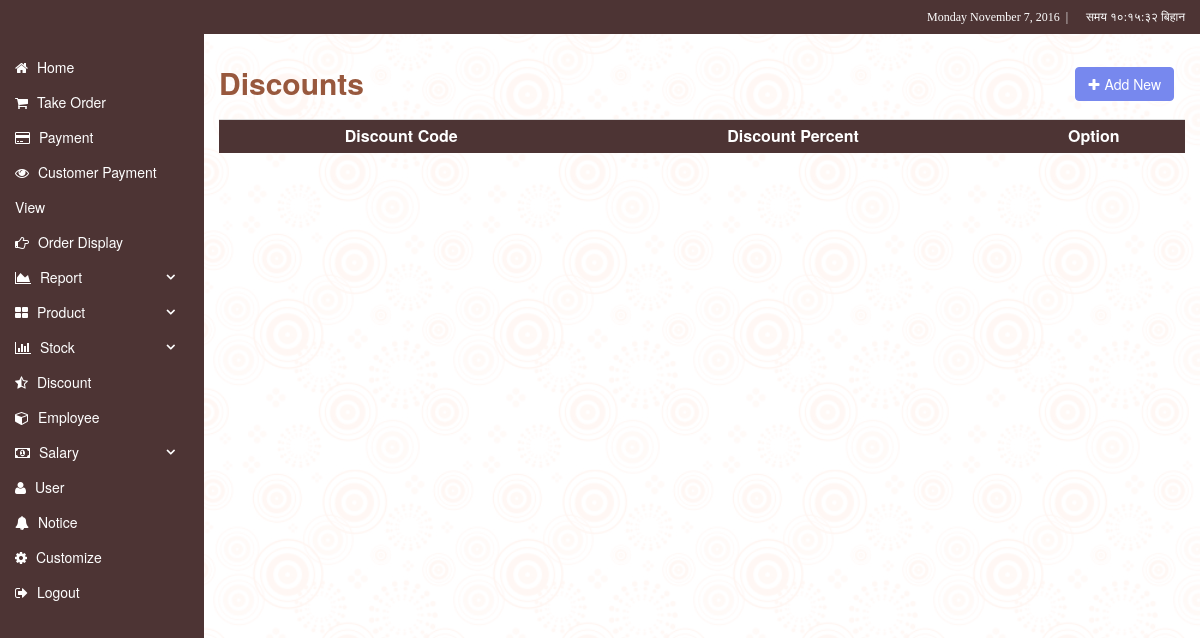
Page /discount-display.php (signed in) on the earlier database version.
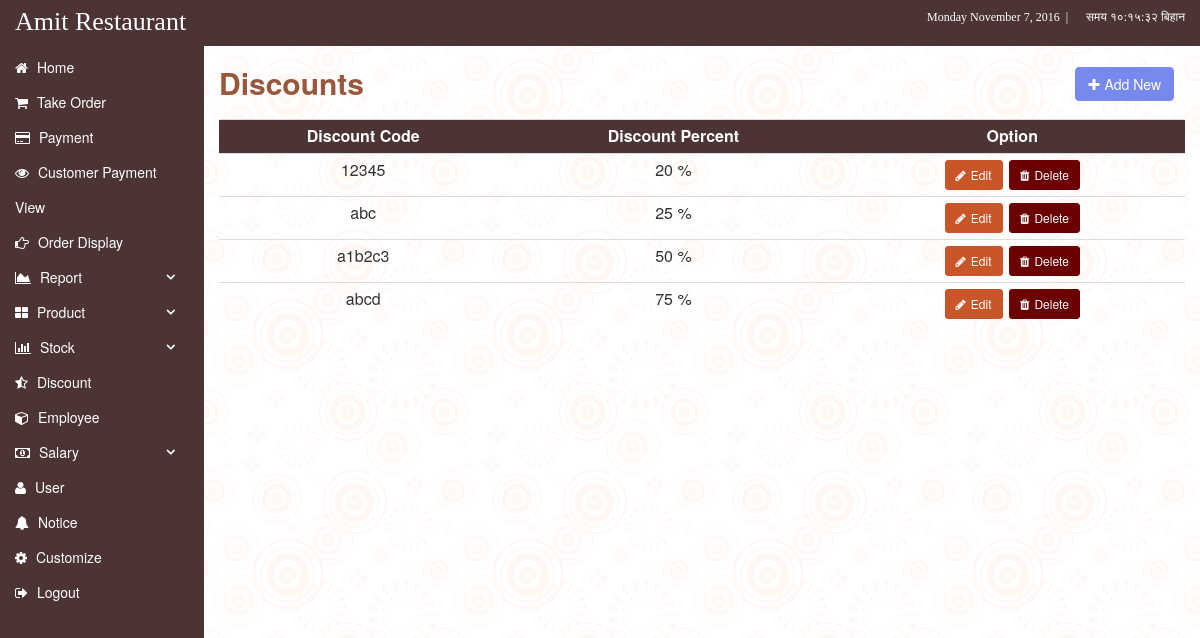
Same page on the later database version.
### tables this page shows
CREATE TABLE `details` (
  `id` int(9) NOT NULL,
  `name` varchar(50) NOT NULL,
  `image` varchar(50) NOT NULL
);

CREATE TABLE `discount` (
  `id` int(9) NOT NULL,
  `discount_code` varchar(30) NOT NULL,
  `discount_percent` int(3) NOT NULL
);

### discount-display.php (the view, shortened to what this page needs)
<?php include ('inc/header.php'); ?>
<?php if( !user_staff() && !user_cook() ){ ?>
<h2 class="page-title">Discounts
<?php if(!user_manager()){ ?>
<a href="discount" class="btn btn-info pull-right"><i class="fa fa-plus"></i>Add New</a>
<?php } ?>
</h2>
	<table class="table table-condensed table-hover">
		<tr class="t-head">
			<th>Discount Code</th>
			<th>Discount Percent</th>
			<?php if(!user_manager()){ ?>
			<th>Option</th>
			<?php } ?>
		</tr>
				<?php
					$id_qry = "SELECT * FROM discount";
					 $result = query($id_qry);
					 while ($row = fetch($result))
					 {
          echo "<tr><td>".$row['discount_code'] ."</td><td>".$row['discount_percent'] ." %</td>";
          ?>
          <?php if( !user_manager() ){ ?>
          <td>
          	<a class="btn btn-warning btn-sm" href="discount-edit.php?val=<?php echo encrypt_decrypt('encrypt',$row['id']); ?>"><i class="fa fa-pencil"></i>Edit</a>
      		<a class="btn btn-danger btn-sm" href="discount-delete.php?val=<?php echo encrypt_decrypt('encrypt',$row['id']); ?>" onclick="return confirm('Are you sure?');"><i class="fa fa-trash"></i>Delete</a>
       	  </td>
       <?php
       	}
        echo "</tr>";
    }
				?>
	</table>
<?php include ('inc/footer.php'); ?>
<?php
	} else {
		redirect_to("index");
	}
?>

### inc/function.php (shortened to what this page needs)
<?php
function query($str) {
    global $connection;
    $sel_query = mysqli_query($connection,$str);
    return $sel_query;
}
function fetch($str) {
    $row = mysqli_fetch_array($str);
    return $row;
}
function the_title(){
    $query = "SELECT name FROM details";
    $result = query($query);
    if($row = fetch($result)){
        echo $row['name'];
    }
}
function encrypt_decrypt($action, $string) {
    $output = false;
    $encrypt_method = "AES-256-CBC";
    $secret_key = 'Your Secret Key key';
    $secret_iv = 'Your Secret Key iv';
    $key = hash('sha256', $secret_key);
    $iv = substr(hash('sha256', $secret_iv), 0, 16);
    if( $action == 'encrypt' ) {
        $output = openssl_encrypt($string, $encrypt_method, $key, 0, $iv);
        $output = base64_encode($output);
    }
    else if( $action == 'decrypt' ){
        $output = openssl_decrypt(base64_decode($string), $encrypt_method, $key, 0, $iv);
    }
    return $output;
}
?>

Differences in the rows shown:
added details: name "Amit Restaurant"
added discount: discount_code "12345", discount_percent "20"
added discount: discount_code "abc", discount_percent "25"
added discount: discount_code "a1b2c3", discount_percent "50"
added discount: discount_code "abcd", discount_percent "75"
